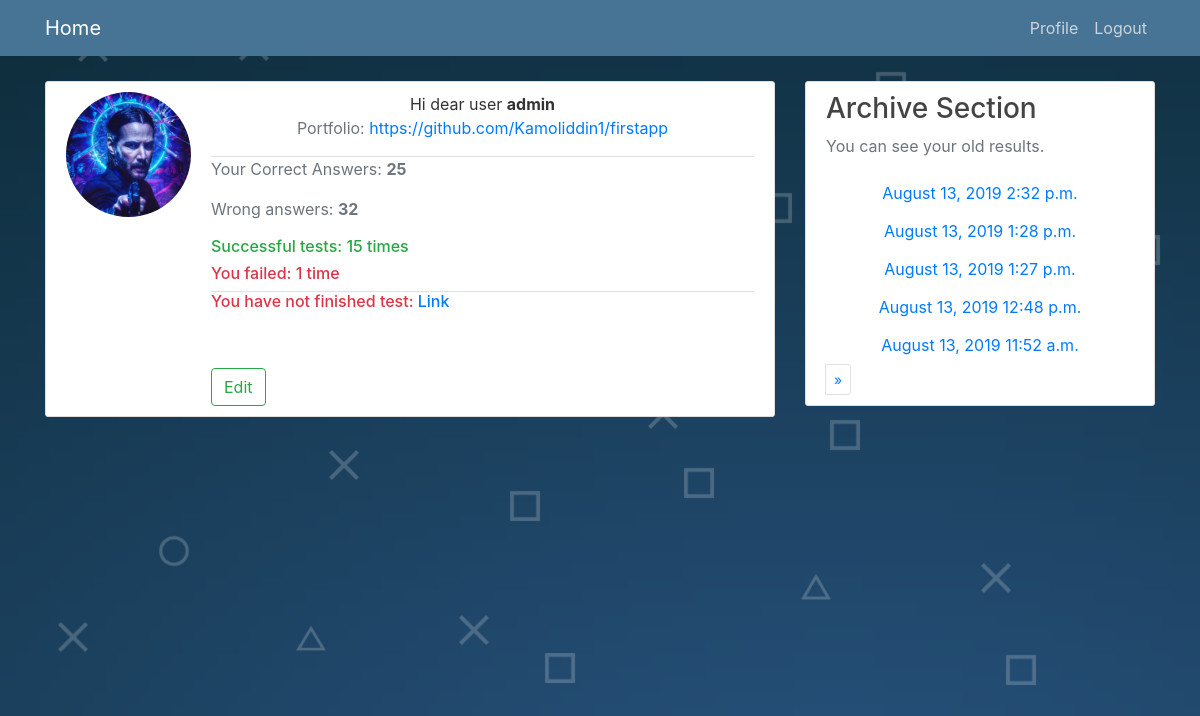
/profile/ (signed in), run on the app's committed database.
### basicapp/models.py (models this page shows, shortened)
class UserProfileInfo(models.Model):
    user = models.OneToOneField(User, on_delete=models.CASCADE, related_name='user_profile')
    portfolio_site = models.URLField(blank=True, null=True)
    profile_image = models.ImageField(upload_to='profile_pics', default='default.jpg')
    def correct_answers(self):
        return sum(list(map(lambda answer: answer.is_correct, self.user.answers.all())))
    def incorrect_answers(self):
        return self.user.answers.filter(session__finished_at__isnull=False).count() - self.correct_answers()

class TestSession(models.Model):
    no_of_questions = models.IntegerField(default=5)
    created_at = models.DateTimeField(auto_now_add=True)
    finished_at = models.DateTimeField(null=True, blank=True)

### basicapp/views.py (the view)
# urls.py: path('profile/', login_required(ProfileView.as_view(date_field="created_at", allow_empty=True)), name='profile'),
class ProfileView(ArchiveIndexView):
    template_name = 'basicapp/profile.html'
    queryset = TestSession.objects.all()
    paginate_by = 5
    def get_queryset(self):
        if self.request and self.request.user:
            self.queryset = TestSession.objects.filter(answers__user=self.request.user).distinct()
        return super().get_queryset()
    def get_template_names(self):
        return [self.template_name]
    def get_context_data(self, **kwargs):
        data = super().get_context_data(**kwargs)
        count_success = 0
        test_sessions = TestSession.objects.filter(answers__user=self.request.user, finished_at__isnull=False).order_by(
            '-created_at').distinct()
        not_finished = TestSession.objects.filter(answers__user=self.request.user, finished_at__isnull=True)
        for session in test_sessions:
            if session.finished_at < session.created_at + \
                    timezone.timedelta(seconds=session.no_of_questions * 10):
                count_success += 1
        data['correct_answers'] = UserProfileInfo.objects.get(user=self.request.user).correct_answers()
        data['incorrect_answers'] = UserProfileInfo.objects.get(user=self.request.user).incorrect_answers()
        if not_finished.count() == 0:
            data['not_finished'] = not_finished
        else:
            data['not_finished'] = not_finished[0]
        data['success'] = count_success
        data['fail'] = not_finished.count()
        data['test'] = test_sessions
        return data

### basicapp/models.py (called while the page is built)
    @property
    def is_correct(self):
        if self.session.finished_at and self.session.finished_at < self.session.created_at + \
                        timezone.timedelta(seconds=self.session.no_of_questions * 10):
            if self.choice == self.question.word:
                return True
            return False
        return False

### templates/basicapp/profile.html (shortened to what this page needs)
{% extends 'basicapp/base.html' %}
{% block aside %}
    <div class="col-md-8">
        <div class="content-section animated fadeInDown">
            <form method="post">
                <div class="media">
                    <img src="{{ user.user_profile.profile_image.url }}" class="rounded-circle account-img animated bounceInDown delay-0.5s">
                    <div class="media-body">
                        <div class="profile text-lg-center animated tada delay-2s">
                            <span class="">Hi dear user <b>{{ user.username }}</b></span>
                            <p class="text-muted">Portfolio: <a href="{{ user.user_profile.portfolio_site }}">{{ user.user_profile.portfolio_site }}</a></p>
                        </div>
                        {% if test %}
                            <p class="text-muted mt-2 border-top">Your Correct Answers: <b>{{ correct_answers }}</b></p>
                            {% if incorrect_answers == 0 %}
                                <p class="text-muted mt-2">You answered correctly: <b>{{ incorrect_answers }}</b><span
                                        class="ml-5"><b><--You are so talented></b></span></p>
                            {% else %}
                                <p class="text-muted mt-2">Wrong answers: <b>{{ incorrect_answers }}</b></p>
                            {% endif %}
                            <h6 class="text-success">Successful tests: {{ success }}{% if  success == 1 %} time {% else %} times{% endif %}</h6>
                            <h6 class="text-danger">You failed: {{ fail }} {% if  fail == 1 %} time {% else %} times{% endif %}</h6>
                            {% if not_finished %}
                                <h6 class="text-danger mt-2 border-top">You have not finished test: <a href="{% url 'test' not_finished.id %}">Link</a></h6>
                            {% endif %}
                        {% else %}
                            <h6 class="text-danger border-top">You did not pass any test</h6>
                        {% endif %}
                        <a href="{% url 'profile_edit' %}" class="btn btn-outline-success mt-5">Edit</a>
                    </div>
                </div>
            </form>
        </div>
    </div>
    {% include 'basicapp/snippet_archive.html' %}
{% endblock %}

### templates/basicapp/base.html (shortened to what this page needs)
{% load static %}
<!DOCTYPE html>
<html>
<head>
    <link rel="stylesheet" href="{% static 'css/bootstrap.min.css' %}">
    <link rel="stylesheet" type="text/css" href="{% static 'css/blog.css' %}">
    <link rel="stylesheet" type="text/css" href="{% static 'css/style.css' %}">
    <link rel="stylesheet" type="text/css" href="{% static 'css/jquery.countdown.css' %}">
    <link rel="stylesheet" href="https://cdnjs.cloudflare.com/ajax/libs/animate.css/3.7.2/animate.min.css">
</head>
<body>
<header class="site-header">
    <nav class="navbar navbar-expand-md navbar-dark bg-steel fixed-top">
        <div class="container">
            <div class="collapse navbar-collapse" id="navbarToggle">
                <div class="navbar-nav mr-auto">
                    <a class="navbar-brand mr-4" href="{% url 'index' %}">Home</a>
                </div>
                <div class="navbar-nav">
                    {% if user.is_authenticated %}
                        <a class="nav-item nav-link" href="{% url 'profile' %}">Profile</a>
                        <a class="nav-item nav-link" href="{% url 'logout' %}">Logout</a>
                    {% else %}
                        <a class="nav-item nav-link" href="{% url 'login' %}">Login</a>
                        <a class="nav-item nav-link" href="{% url 'register' %}">Register</a>
                    {% endif %}
                </div>
            </div>
        </div>
    </nav>
</header>
<main role="main" class="container wrapper">
    <div class="row">
        <div class="col-md-12">
        </div>
        {% block aside %}{% endblock %}
    </div>
</main>
    <div class="backwrap gradient">
        <div class="back-shapes">
            <img src="{% static 'icons/circle.png' %}" class="floating"
                 style="top:66.59856996935649%;left:13.020833333333334%;animation-delay:-0.9s;"/>
            <img src="{% static 'icons/cross.png' %}" class="floating"
                 style="top:76.50663942798774%;left:38.020833333333336%;animation-delay:-4s;"/>
            <img src="{% static 'icons/square.png' %}" class="floating"
                 style="top:58.12053115423902%;left:56.770833333333336%;animation-delay:-2.15s;"/>
            <img src="{% static 'icons/cross.png' %}" class="floating"
                 style="top:69.96935648621042%;left:81.45833333333333%;animation-delay:-0.4s;"/>
            <img src="{% static 'icons/cross.png' %}" class="floating"
                 style="top:55.87334014300306%;left:27.135416666666668%;animation-delay:-2.25s;"/>
            <img src="{% static 'icons/triangle.png' %}" class="floating"
                 style="top:77.83452502553627%;left:24.427083333333332%;animation-delay:-2.3s;"/>
            <img src="{% static 'icons/triangle.png' %}" class="floating"
                 style="top:71.3993871297242%;left:66.45833333333333%;animation-delay:-1.25s;"/>
            <img src="{% static 'icons/cross.png' %}" class="floating"
                 style="top:77.3237997957099%;left:4.583333333333333%;animation-delay:-3.75s;"/>
            <img src="{% static 'icons/square.png' %}" class="floating"
                 style="top:23.6976506639428%;left:63.28125%;animation-delay:-2.1s;"/>
            <img src="{% static 'icons/square.png' %}" class="floating"
                 style="top:81.30745658835546%;left:45.15625%;animation-delay:-1.75s;"/>
            <img src="{% static 'icons/square.png' %}" class="floating"
                 style="top:60.9805924412666%;left:42.239583333333336%;animation-delay:-1.45s;"/>
            <img src="{% static 'icons/square.png' %}" class="floating"
                 style="top:52.093973442288046%;left:68.90625%;animation-delay:-0.7s;"/>
            <img src="{% static 'icons/square.png' %}" class="floating"
                 style="top:81.51174668028601%;left:83.59375%;animation-delay:-0.35s;"/>
        </div>
    </div>
</body>
</html>

### templates/basicapp/snippet_archive.html (shortened to what this page needs)
<div class="col-md-4">
    <div class="content-section animated lightSpeedIn delay-1s">
        <h3>Archive Section</h3>
        <p class='text-muted'>You can see your old results.</p>
        <div id="js-archive-ajax">
            <ul class="list-group">
                {% for result in latest %}
                    <button class="btn btn-link" type="button" data-toggle="collapse"
                            data-target="#{{ result.id }}">{{ result.created_at|date:"F j, Y P" }}</button>
                {% endfor %}
            </ul>
        </div>
        <ul class="pagination pagination-sm">
            <div class="step-links">
                {% if page_obj.has_next %}
                    <li class="page-item">
                        <a id="next" class="page-link" href="?page={{ page_obj.next_page_number }}">&raquo;</a>
                    </li>
                {% endif %}
            </div>
        </ul>
    </div>
</div>

### static/css/blog.css (style rules this page uses)
body { background: #fafafa; color: #333333; margin-top: 5rem; }
h1, h2, h3, h4, h5, h6 { color: #444444; }
ul { margin: 0; }
.bg-steel { background-color: #477494; }
.site-header .navbar-nav .nav-link { color: #cbd5db; }
.content-section { background: #ffffff; padding: 10px 20px; border: 1px solid #dddddd; border-radius: 3px; margin-bottom: 20px; }
.account-img { height: 125px; width: 125px; margin-right: 20px; margin-bottom: 16px; }
.step-links { display: inline-flex; }

### static/css/style.css (style rules this page uses)
.backwrap { background: #113243; background-image:url(../icons/background2.png); background-repeat:no-repeat; background-size:100% 100%; width:100%; height:100%; position:fixed; left:0; top:0; z-index:1; }
.wrapper { margin-top:0!important; position:relative; margin:0px; z-index:99; }
.back-shapes { width:100%; height:100%; position:relative; overflow:hidden; }
.back-shapes img { opacity:0.2; position:absolute; width:2%; }
@media screen and (max-width: 1400px) { .back-shapes img { width:3%; } }
.floating { animation-name:floating;-webkit-animation-name:floating;animation-duration:5s;-webkit-animation-duration:5s;animation-iteration-count:infinite;-webkit-animation-iteration-count:infinite; }
.container { margin-top: auto; margin-right: auto; margin-left: auto; padding-right: 15px; padding-left: 15px; }
@media (min-width:768px) { .container { width: 750px; } }
@media (min-width:992px) { .container { width: 970px; } }
@media (min-width:1200px) { .container { width: 1200px; } }
.col-xs-1, .col-sm-1, .col-md-1, .col-lg-1, .col-xs-2, .col-sm-2, .col-md-2, .col-lg-2, .col-xs-3, .col-sm-3, .col-md-3, .col-lg-3, .col-xs-4, .col-sm-4, .col-md-4, .col-lg-4, .col-xs-5, .col-sm-5, .col-md-5, .col-lg-5, .col-xs-6, .col-sm-6, .col-md-6, .col-lg-6, .col-xs-7, .col-sm-7, .col-md-7, .col-lg-7, .col-xs-8, .col-sm-8, .col-md-8, .col-lg-8, .col-xs-9, .col-sm-9, .col-md-9, .col-lg-9, .col-xs-10, .col-sm-10, .col-md-10, .col-lg-10, .col-xs-11, .col-sm-11, .col-md-11, .col-lg-11, .col-xs-12, .col-sm-12, .col-md-12, .col-lg-12 { position: relative;min-height: 1px;padding-right: 15px;padding-left: 15px; }
@media (min-width:992px) { .col-md-1, .col-md-2, .col-md-3, .col-md-4, .col-md-5, .col-md-6, .col-md-7, .col-md-8, .col-md-9, .col-md-10, .col-md-11, .col-md-12 { float: left; } }
@media (min-width:992px) { .col-md-12 { width: 100%; } }
@media (min-width:992px) { .col-md-8 { width: 66.66666667%; } }
@media (min-width:992px) { .col-md-4 { width: 33.33333333%; } }

### data on the page
TestSession: created_at "August 13, 2019 2:32 p.m."
TestSession: created_at "August 13, 2019 1:28 p.m."
TestSession: created_at "August 13, 2019 1:27 p.m."
TestSession: created_at "August 13, 2019 12:48 p.m."
TestSession: created_at "August 13, 2019 11:52 a.m."

### other printed values
{{ user.username }} "admin"
{{ user.user_profile.portfolio_site }} "https://github.com/Kamoliddin1/firstapp"
{{ correct_answers }} "25"
{{ incorrect_answers }} "32"
{{ success }} "15"
{{ fail }} "1"
